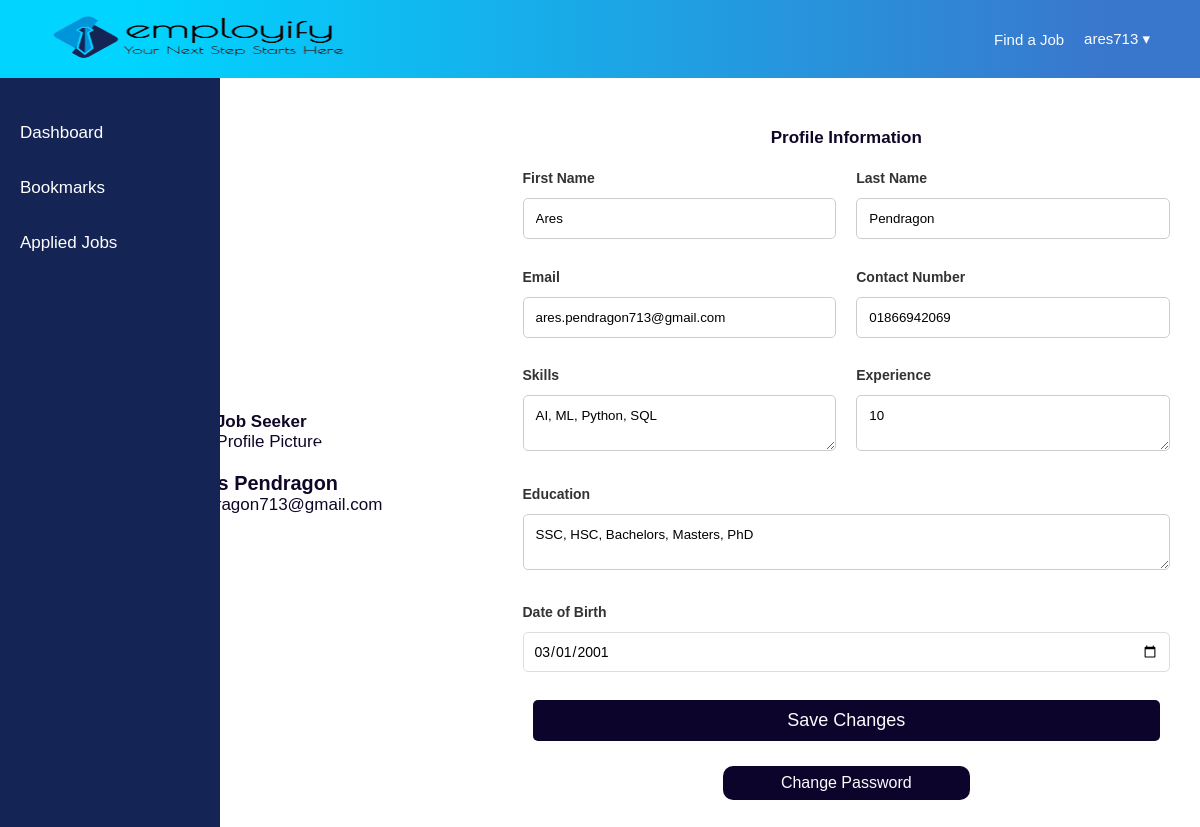
Page /js_account.php (signed in) on the committed database.
### tables this page shows
CREATE TABLE `seeker` (
  `S_id` varchar(12) NOT NULL,
  `FName` text NOT NULL,
  `LName` text NOT NULL,
  `Gender` tinyint(1) NOT NULL COMMENT '0 = Female\r\n1 = Male',
  `Email` varchar(255) NOT NULL,
  `Password` varchar(255) NOT NULL,
  `DoB` date NOT NULL,
  `Experience` int(2) DEFAULT NULL COMMENT 'In years',
  `Education` text DEFAULT NULL COMMENT 'Highest Education',
  `Skills` text NOT NULL DEFAULT '',
  `Contact` varchar(14) DEFAULT NULL
);

### js_fetch.php (called while the page is built, shortened)
<?php
require 'DBconnect.php';
$username = $_SESSION['username'];
$stmt = $con->prepare("SELECT FName, LName, Email, Skills, Experience, Education, DoB, Contact
                        FROM seeker WHERE S_id = ?");
$stmt->bind_param("s", $username);
$stmt->execute();
$result = $stmt->get_result();
$job_seeker = $result->fetch_assoc();

### js_account.php (the view, shortened to what this page needs)
<!DOCTYPE html>
<html lang="en">
<head>
    <link rel="stylesheet" href="style.css" />
    <link rel="stylesheet" type="text/css" href="./css/bootstrap-icons.css">
</head>
<body>
    <?php include 'includes/js_navbar.php'; ?>
    <?php include 'includes/js_sidebar.php'; ?>
    <?php include 'js_fetch.php'; ?>
    <div class="account-container">
        <div class="profile-section">
            <div class="profile-pic">
                <?php
                if (isset($_SESSION['role']) && $_SESSION['role'] == 'job_seeker') {
                    echo '<h4>Job Seeker</h4>';
                } else {
                    echo '<h4>No Role Assigned</h4>';
                }
                ?>
                <?php
                $avatar_url = "https://www.w3schools.com/w3images/avatar3.png";
                ?>
                <img src="<?php echo $avatar_url; ?>" alt="Profile Picture">
                <h3><?php echo htmlspecialchars($job_seeker['FName'] . ' ' . $job_seeker['LName']); ?></h3>
                <p><?php echo htmlspecialchars($job_seeker['Email'] ?? ''); ?></p>
            </div>
        </div>
        <div class="form-section">
            <h4>Profile Information</h4>
            <form method="POST" action="js_update_profile.php">
                <div class="form-row">
                    <div class="form-group">
                        <label>First Name</label>
                        <input type="text" name="fname"
                            value="<?php echo htmlspecialchars($job_seeker['FName'] ?? ''); ?>"
                            placeholder="First Name">
                    </div>
                    <div class="form-group">
                        <label>Last Name</label>
                        <input type="text" name="lname"
                            value="<?php echo htmlspecialchars($job_seeker['LName'] ?? ''); ?>" placeholder="Last Name">
                    </div>
                </div>
                <div class="form-row">
                    <div class="form-group">
                        <label>Email</label>
                        <input type="email" name="email"
                            value="<?php echo htmlspecialchars($job_seeker['Email'] ?? ''); ?>" placeholder="Email">
                    </div>
                    <div class="form-group">
                        <label>Contact Number</label>
                        <input type="tel" name="contact"
                            value="<?php echo htmlspecialchars($job_seeker['Contact'] ?? ''); ?>" placeholder="+880..">
                    </div>
                </div>
                <div class="form-row">
                    <div class="form-group">
                        <label>Skills</label>
                        <textarea name="skills"
                            placeholder="e.g., JavaScript, Python, SQL"><?php echo htmlspecialchars($job_seeker['Skills'] ?? ''); ?></textarea>
                    </div>
                    <div class="form-group">
                        <label>Experience</label>
                        <textarea name="experience"
                            placeholder="e.g., 3 years in Software Development"><?php echo htmlspecialchars($job_seeker['Experience'] ?? ''); ?></textarea>
                    </div>
                </div>
                <div class="form-group">
                    <label>Education</label>
                    <textarea name="education"
                        placeholder="e.g., B.Sc. in Computer Science"><?php echo htmlspecialchars($job_seeker['Education'] ?? ''); ?></textarea>
                </div>
                <div class="form-group">
                    <label>Date of Birth</label>
                    <input type="date" name="dob" value="<?php echo htmlspecialchars($job_seeker['DoB'] ?? ''); ?>">
                </div>
                <button class="edit-button" type="submit" name="js_edit">Save Changes</button>
                <br>
                <button class="edit-button-changepass" type="button" id="changePasswordBtn">Change Password</button>
            </form>
        </div>
</body>
</html>

### style.css (style rules this page uses)
* { margin: 0; padding: 0; box-sizing: border-box; font-family: "Poppins", sans-serif; }
body { margin: 0; padding: 0; width: -webkit-fill-available; height: fit-content; font-family: "Noto Sans", serif; font-size: 17px; color: #100727; z-index: -1; backdrop-filter: blur(2px); position: relative; }
input[type="date"] { margin-bottom: 10px; padding: 10px; border: 1px solid #ddd; border-radius: 5px; width: 100%; font-size: 14px; }
.account-container { display: grid; grid-template-columns: 1fr 1.4fr; justify-content: space-between; align-items: center; gap: 30px; max-width: 1200px; margin: 20px auto; padding: 30px; }
.profile-section { text-align: center; }
.profile-pic img { border-radius: 50%; width: 100px; height: 100px; margin-bottom: 20px; }
.form-section { display: flex; flex-direction: column; }
.form-section h4 { text-align: center; margin-bottom: 20px; }
form { display: flex; flex-direction: column; gap: 2.5px; }
.form-row { display: flex; justify-content: space-between; gap: 20px; }
.form-group { flex: 1; margin-bottom: 15px; }
label { font-size: 14px; font-weight: bold; color: #333; }
input, textarea { width: 100%; padding: 12px; margin: 10px 0; border: 1px solid #ccc; border-radius: 5px; }
.edit-button { display: inline-block; background-color: #0d042c; color: #fcfcfd; text-decoration: none; border: none; padding: 10px; font-size: 18px; border-radius: 5px; cursor: pointer; margin: 0 10px; transition: background-color 0.3s ease; }
.edit-button-changepass { display: inline-block; background-color: #0d042c; color: #fcfcfd; text-decoration: none; border: none; padding: 8px; font-size: 16px; border-radius: 10px; cursor: pointer; margin: 0 200px; transition: background-color 0.3s ease; }

### rows in the picture
seeker: FName+LName "Ares Pendragon", Email "ares.pendragon713@gmail.com", fname "Ares", lname "Pendragon", email "ares.pendragon713@gmail.com", contact "01866942069", skills "AI, ML, Python, SQL", experience "10", education "SSC, HSC, Bachelors, Masters, PhD", dob "03/01/2001"

### other values in the picture
$username "ares713"
